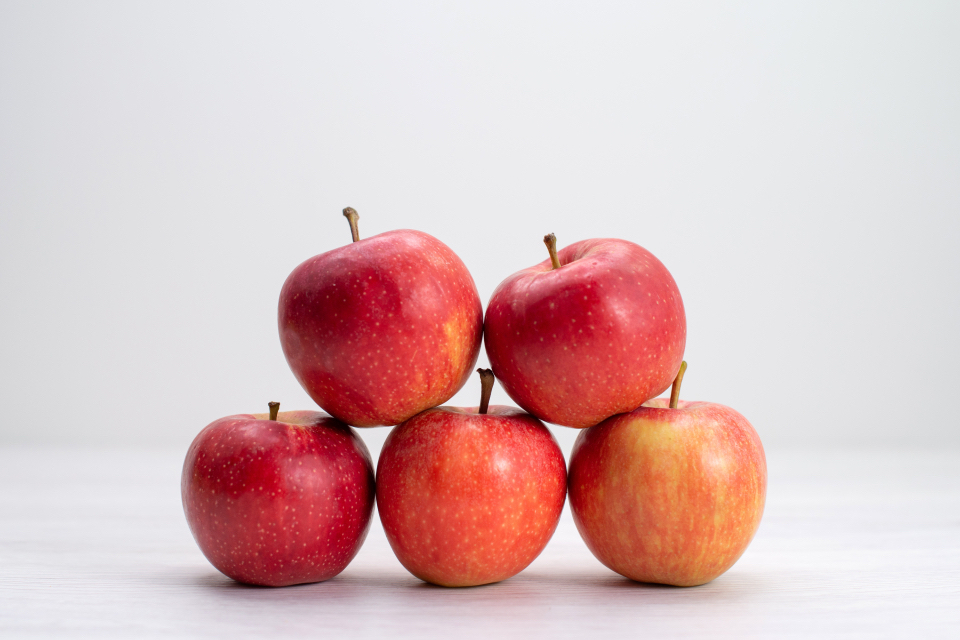
//> input picture apple.jpeg, 960 x 640 px
$ ./3-4   (built with g++ and OpenCV 4)
//> lines starting //> are read from the running program, lines starting //| are printed output that depends on the picture
#include <iostream>
#include <opencv2/opencv.hpp>

using namespace std;
using namespace cv;

int main(){

    //사과 이미지 초기화
    Mat img_color = imread("apple.jpeg", IMREAD_COLOR);
//> img_color is the input picture: 640 rows x 960 cols, CV_8UC3; mean B, G, R 189.8, 189.1, 219.3

    //이미지의 높이와 너비를 가져오기
    int height = img_color.rows;
//> height = 640
    int width = img_color.cols;
//> width = 960

    //그레이 스케일 이미지를 저장할 Mat 객체 생성
    Mat img_gray(height, width,CV_8UC1);
    //for문을 돌리면서 (x,y)에 있는 픽셀을 하나씩 접근
    for(int y = 0; y < height; y++) {
        //속도 향상을 위해 y좌표를 사용하여 포인터 위치를 미리 계산
        uchar* pointer_input = img_color.ptr<uchar>(y);
        uchar* pointer_ouput = img_gray.ptr<uchar>(y);

        for(int x = 0; x < width; x++) {
            uchar b = pointer_input[x * 3 + 0];
            uchar g = pointer_input[x * 3 + 1];
            uchar r = pointer_input[x * 3 + 2];

            //(x,y) 위치의 픽셀에 그레이 스케일값이 저장됨
            //평균값 사용하는 경우
            //pointer_output[x] = (r + g + b) / 3.0;
            //BT.709에 명시ㅊㅍ_8ㅕㅊ된 비율 사용ㅇ하는 경우
            pointer_ouput[x] = r * 0.2126 + g * 0.7152 + b * 0.0722;

        }
    }
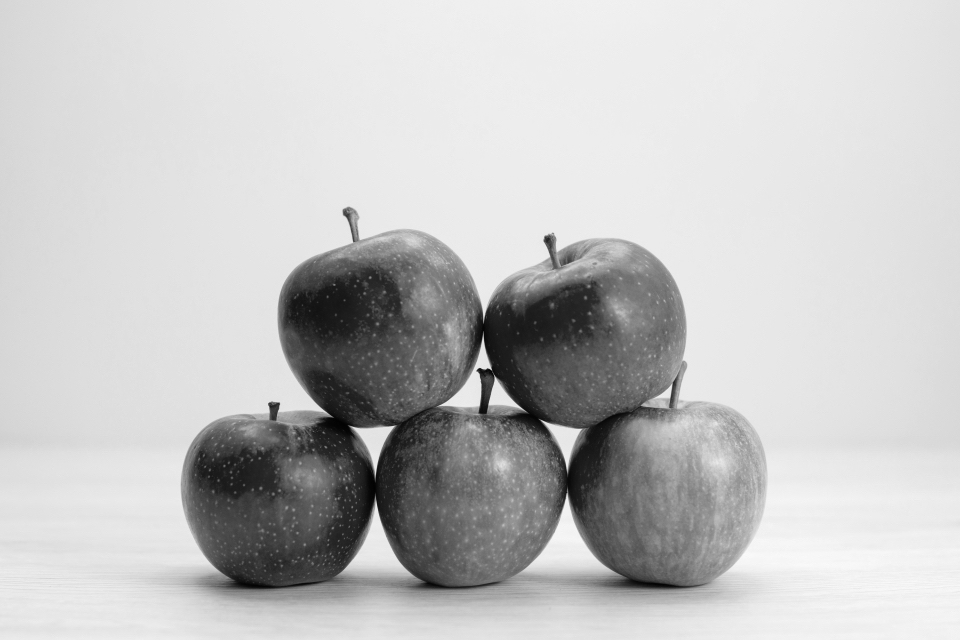
//> img_gray: 640 rows x 960 cols, CV_8UC1; min 2, max 250, mean 195.2

    Mat img_result;
    cvtColor(img_gray, img_result, COLOR_GRAY2BGR);

    for(int y = 372; y <589; y++) {
        uchar* pointer_input = img_result.ptr<uchar>(y);
        for(int x = 167; x < 405; x++) {
            pointer_input[x * 3 + 0] = 0;   //b
            pointer_input[x * 3 + 1] = 255; //g
            pointer_input[x * 3 + 2] = 0;   //r
        }
    }
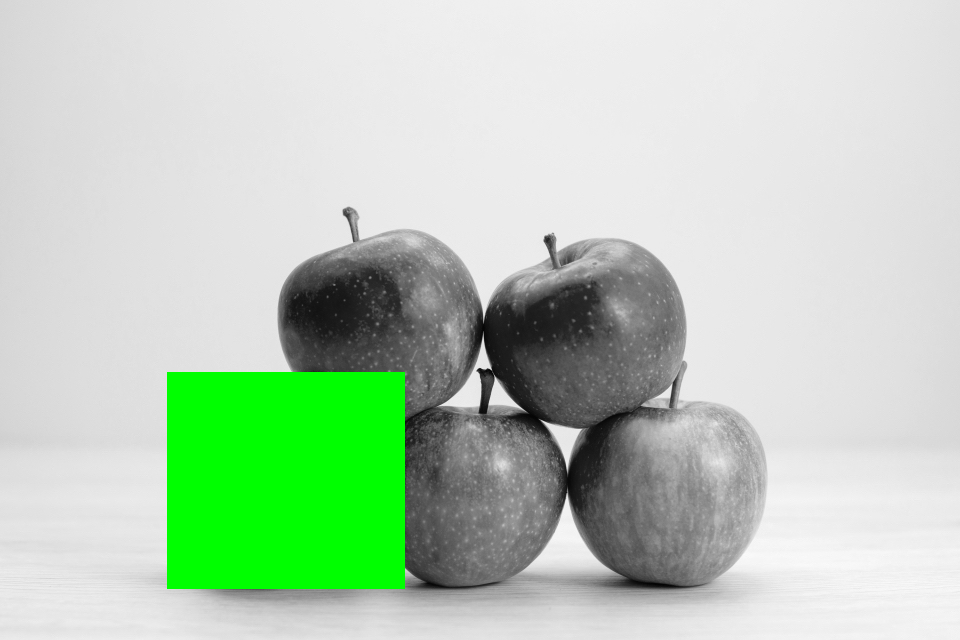
//> img_result: 640 rows x 960 cols, CV_8UC3; mean B, G, R 186, 207.4, 186
    imshow("color", img_color);
    imshow("result", img_result);

    waitKey(0);
    return 0;

}

$ run again, with cat-laptop.jpeg copied over apple.jpeg
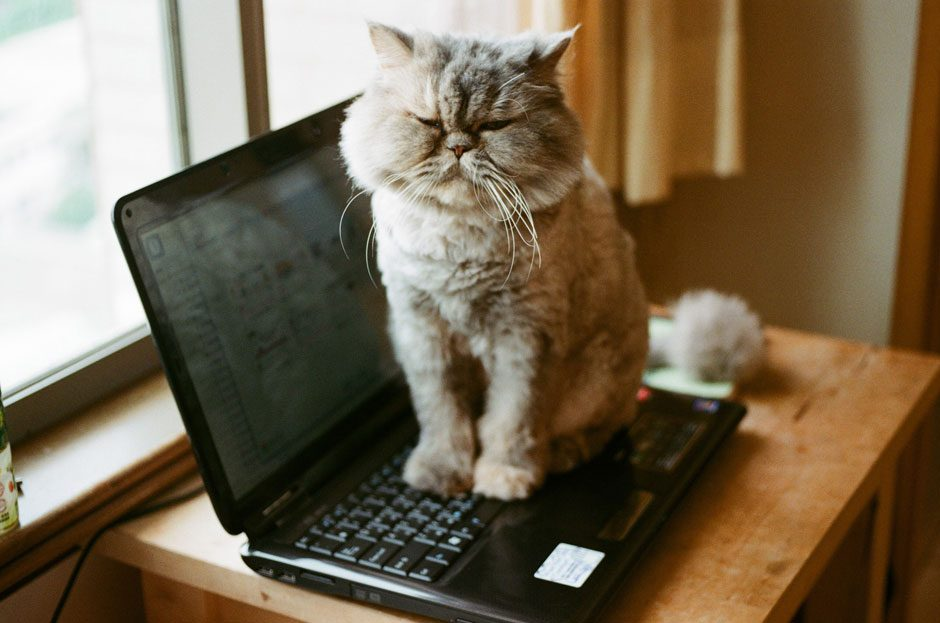
//> input picture cat-laptop.jpeg, 940 x 623 px
//> img_color is the input picture: 623 rows x 940 cols, CV_8UC3; mean B, G, R 82.5, 105.1, 120.1
//> after the loop `for(int y = 0; y < height; y++)`:
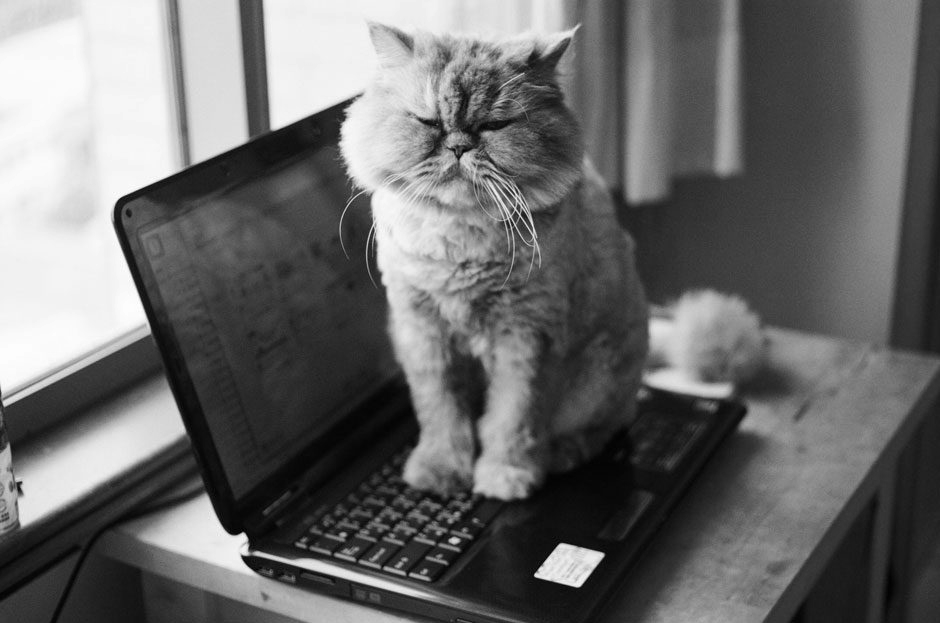
//> img_gray: 623 rows x 940 cols, CV_8UC1; min 0, max 254, mean 106.2
//> after the loop `for(int y = 372; y <589; y++)`:
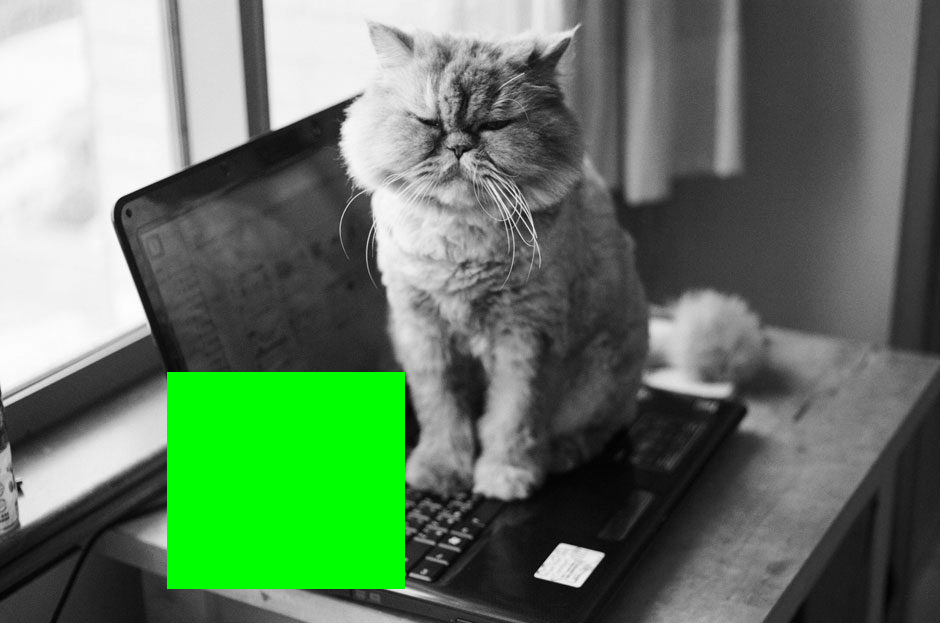
//> img_result: 623 rows x 940 cols, CV_8UC3; mean B, G, R 101, 123.4, 101
